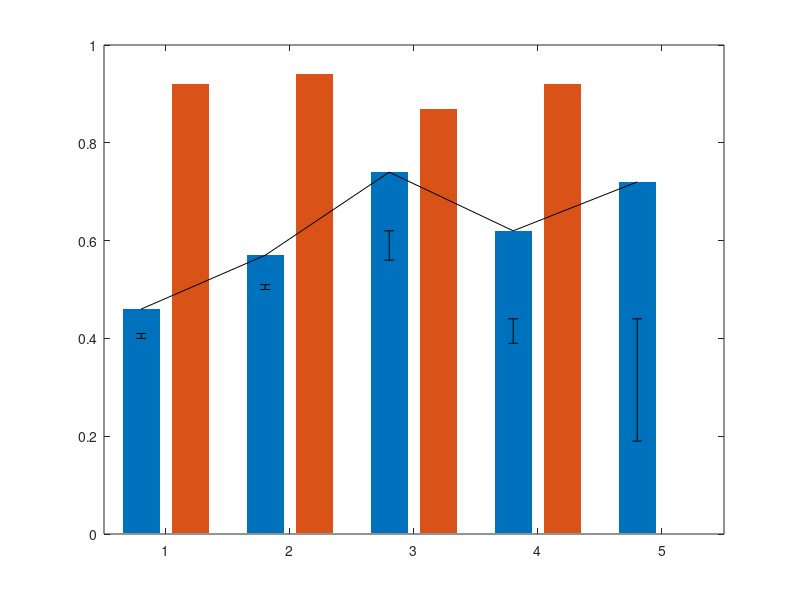

MATLAB code to generate this figure: (Note: this script raises an error after producing the figure.)
yy = [0.46,0.92;0.40,0.88;0.51,0.95;0.57,0.94;0.50,0.87;0.63,0.98;0.74,0.87;0.56,0.55;0.86,1;0.62,0.92;0.39,0.75;0.80,1;0.72,0;0.19,0;1,0];
y = yy(1:3:end,:);
y(end) = nan;

dd = 0.2;

figure;
bar((1:5)-0.2,y(:,1),0.3,'EdgeColor','none')
hold on
bar((1:5)+0.2,y(:,2),0.3,'EdgeColor','none')
xlim([0.5 5.5])
errorbar((1:5)-0.2,y(:,1),y(:,1)-yy(2:3:end,1),y(:,1)-yy(3:3:end,1),'k',...
    'linestyle','none','linewidth',1)
errorbar((1:5)+0.2,y(:,2),y(:,2)-yy(2:3:end,2),y(:,2)-yy(3:3:end,2),'k',...
    'linestyle','none','linewidth',1)
grid on
grid minor
box off
set(gcf,'Color','w')
title('Vaccine Effectiveness')
legend('14 to 20 days from dose I','7 days or more from dose II')
set(gca,'xtick',1:5,'xticklabel',{'infections','symptoms','hospitalization','severe','deaths'},...
    'ytick',0:0.1:1,'yticklabel',0:10:100)
xtickangle(5)